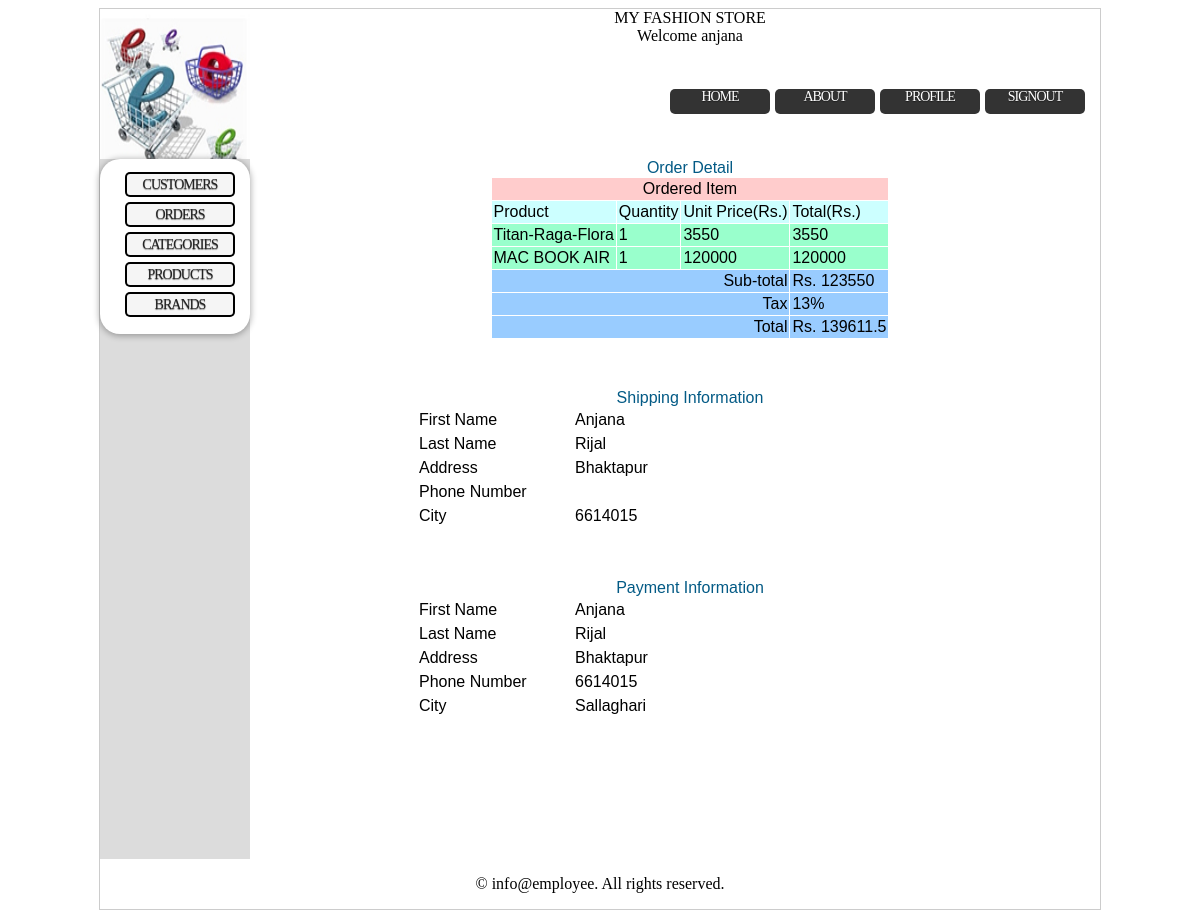
/admin/orderdetail.php?orderid=65 (signed in), run on the app's committed database.
### tables this page shows
CREATE TABLE IF NOT EXISTS `orders` (
  `oid` int(11) NOT NULL,
  `orderdate` date NOT NULL,
  `pid` int(11) NOT NULL,
  `productname` varchar(255) NOT NULL,
  `price` int(11) NOT NULL,
  `quantity` int(11) NOT NULL,
  `status` varchar(25) NOT NULL DEFAULT 'Pending'
);

CREATE TABLE IF NOT EXISTS `orderdetail` (
  `odid` int(10) NOT NULL AUTO_INCREMENT,
  `sfname` varchar(255) NOT NULL,
  `slname` varchar(255) NOT NULL,
  `saddress` varchar(255) NOT NULL,
  `sphone` varchar(255) NOT NULL,
  `scity` varchar(255) NOT NULL,
  `pfname` varchar(255) NOT NULL,
  `plname` varchar(255) NOT NULL,
  `paddress` varchar(255) NOT NULL,
  `pphone` varchar(255) NOT NULL,
  `pcity` varchar(255) NOT NULL,
  PRIMARY KEY (`odid`)
);

### library/sql.php (called while the page is built, shortened)
<?php
class DB
{
	public function query($sql)
	{
		$result = mysql_query($sql) or die(mysql_error());
		if($result) return $result;
		else return false;
	}
}
?>

### admin/orderdetail.php (the view, shortened to what this page needs)
<?php
$id=$_GET['orderid'];
require_once '../library/sql.php';
$db=new DB();
$order=$db->query("SELECT * FROM orders WHERE oid='$id'") or die(mysql_error());
$numitem  = mysql_num_rows($order);
$subtotal = 0;
$detail=$db->query("SELECT * FROM orderdetail WHERE odid='$id'");
$orderdetail = mysql_fetch_assoc($detail);
?>
<html>
	<head>
		<link rel="stylesheet" type="text/css" href="../CSS/style.css" media="screen" />
	</head>
	<body>
		<div class="wrapper">
			<?php
				require_once '../library/header.php';
				require_once '../library/content.php';
			?>
			<div class="rightcontent">
				<center>Order Detail</center>
				<table align="center" cellpadding="2" cellspacing="1" border="0px">
					<tr bgcolor="#FFCCCC"> <td  colspan="4" align="center">Ordered Item</td></tr>
					<tr bgcolor="#CCFFFF"> <td>Product</td><td>Quantity</td><td>Unit Price(Rs.)</td><td>Total(Rs.)</td></tr>
					<?php
					for ($i = 0; $i < $numitem; $i++)
					{
						$row=mysql_fetch_assoc($order);
						$subtotal+=$row['quantity']*$row['price'];
					?>
							<tr bgcolor="#99FFCC">
								<td><?php echo $row['productname']; ?></td>
								<td><?php echo $row['quantity']; ?></td>
								<td><?php echo$row['price']; ?></td>
								<td><?php echo $row['quantity']*$row['price']; ?></td>
							</tr>
					<?php
					}
					?>
					<tr bgcolor="#99CCFF">
						<td align="right"  colspan="3">Sub-total</td>
						<td><?php echo "Rs. ".$subtotal; ?></td>
					</tr>
					<tr bgcolor="#99CCFF">
						<td align="right" colspan="3">Tax</td>
						<td><?php echo "13%"; ?></td>
					</tr>
					<tr bgcolor="#99CCFF">
						<td align="right" colspan="3">Total</td>
						<td><?php echo "Rs. ".(0.13*$subtotal+$subtotal); ?></td>
					</tr>
				</table>
				<p>&nbsp;</p>
				<center>Shipping Information</center>
				<table width="550" border="0" align="center" cellpadding="2">
					<tr>
						<td width="150">First Name</td>
						<td><?php echo $orderdetail['sfname']; ?>
					</tr>
					<tr>
						<td width="150">Last Name</td>
						<td><?php echo $orderdetail['slname']; ?>
					</tr>
					<tr>
						<td width="150">Address</td>
						<td><?php echo $orderdetail['saddress']; ?>
					</tr>
					<tr>
						<td width="150">Phone Number</td>
						<td><?php echo $orderdetail['sphone'];?>
					</tr>
					<tr>
						<td width="150">City</td>
						<td><?php echo $orderdetail['scity'];?>
					</tr>
				</table>
				<p>&nbsp;</p>
				<center>Payment Information</center>
				 <table width="550" border="0" align="center" cellpadding="2">
				<tr>
					<td width="150">First Name</td>
					<td><?php echo $orderdetail['pfname'];?>
				</tr>
				<tr>
					<td width="150">Last Name</td>
					<td><?php echo $orderdetail['plname'];?>
				</tr>
				<tr>
					<td width="150">Address</td>
					<td><?php echo $orderdetail['paddress'];?>
				<tr>
					<td width="150">Phone Number</td>
					<td><?php echo $orderdetail['pphone'];?>
				</tr>
				<tr>
					<td width="150">City</td>
					<td><?php echo $orderdetail['pcity'];?>
				</tr>
			</table>
			</div>
		<div class="footer">
			<p>&copy; info@employee. All rights reserved.</p>
		</div>
		</div>
	</body>
</html>

### CSS/style.css (style rules this page uses)
.wrapper { background-color:#FFFFFF; width: 1000px; border: 1px solid #cccccc; height: 900px; margin: 0px auto; }
.footer { float:left; height:50px; width:1000px; background-color:#FFFFFF; color: #000000; text-align:center; }
.rightcontent { float: right; height: 700px; width: 820px; background: #FFFFFF; color: #035A85; font-family: Verdana, Arial, Helvetica; }

### data on the page
orders: productname "Titan-Raga-Flora", quantity "1", price "3550", $row['quantity']*$row['price'] "3550"
orders: productname "MAC BOOK AIR", quantity "1", price "120000", $row['quantity']*$row['price'] "120000"
orderdetail: sfname "Anjana", slname "Rijal", saddress "Bhaktapur", scity "6614015", pfname "Anjana", plname "Rijal", paddress "Bhaktapur", pphone "6614015", pcity "Sallaghari"

### other printed values
$_SESSION['username'] "anjana"
$subtotal "123550"
0.13*$subtotal+$subtotal "139611.5"
